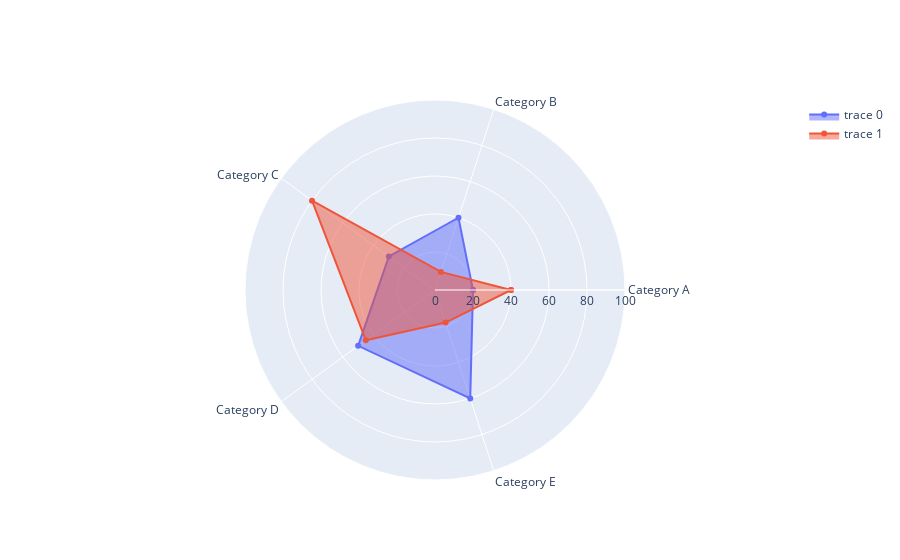

The code cell stored with this chart in its notebook:
### Code cell
import plotly.graph_objects as go

# Categories and values
categories = ['Category A', 'Category B', 'Category C', 'Category D', 'Category E']
values = [20, 40, 30, 50, 60]
values2 = [40, 10, 80, 45, 18]
values.append(values[0])
values2.append(values2[0])

# Create radar chart
fig = go.Figure()

fig.add_trace(go.Scatterpolar(
      r=values,
      theta=categories + [categories[0]],
      fill='toself'
))

fig.add_trace(go.Scatterpolar(
      r=values2,
      theta=categories + [categories[0]],
      fill='toself'
))

# Update layout
fig.update_layout(
  polar=dict(
    radialaxis=dict(
      visible=True,
      range=[0, 100]
    )),
  showlegend=True
)

# Show plot
fig.show()

### Figure 1 — Plotly figure (JSON) as saved in the notebook; plotly's stock layout.template omitted (floating-point values rounded to 4 significant figures)
{"data": [{"fill": "toself", "r": [20, 40, 30, 50, 60, 20], "theta": ["Category A", "Category B", "Category C", "Category D", "Category E", "Category A"], "type": "scatterpolar"}, {"fill": "toself", "r": [40, 10, 80, 45, 18, 40], "theta": ["Category A", "Category B", "Category C", "Category D", "Category E", "Category A"], "type": "scatterpolar"}], "layout": {"polar": {"radialaxis": {"range": [0, 100], "visible": true}}, "showlegend": true}}
